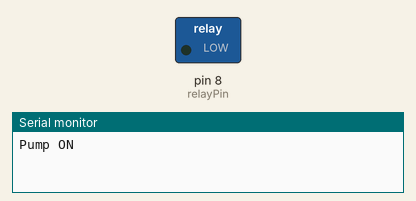
Recording of a sketch running on a simulated Arduino Uno, built with avr-gcc and run on an emulated ATmega328P. Shown: switched loads named in the sketch (green lamp = pin HIGH), the last lines printed to the serial monitor.

Above: at 2.5 s.
At 7.5 s:
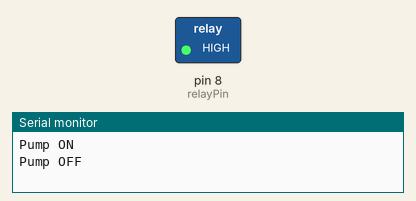
Timing chart, 0 to 13.0 s (numbered marks = the images above):
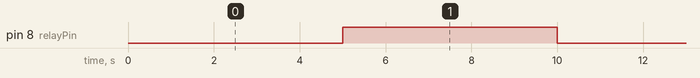

Measured:
- by itself, pin 8 (relayPin): alternates HIGH for 5.0 s and LOW for 5.0 s

The sketch:

pump_auto_control.ino
```cpp
// File: pump_auto_control.ino

const int relayPin = 8; // Digital pin connected to relay module

void setup() {
  pinMode(relayPin, OUTPUT);
  Serial.begin(9600);
}

void loop() {
  Serial.println("Pump ON");
  digitalWrite(relayPin, LOW);  // Active LOW relay
  delay(5000); // Run pump for 5 seconds

  Serial.println("Pump OFF");
  digitalWrite(relayPin, HIGH);
  delay(5000); // Wait 5 seconds before next cycle
}
```
